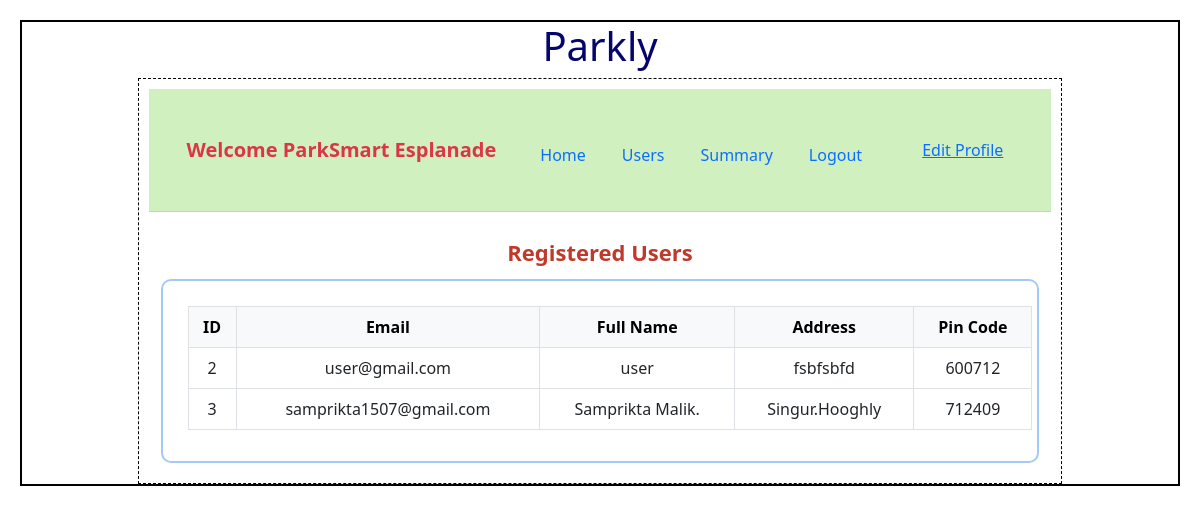
Page /admin/ParkSmart Esplanade/users on the committed database.
### backend/models.py (models this page shows)
class User(db.Model):
    __tablename__="user"
    id=db.Column(db.Integer,primary_key=True)
    email=db.Column(db.String,unique=True,nullable=False)
    password=db.Column(db.String,nullable=False)
    role=db.Column(db.Integer,default=1)
    full_name=db.Column(db.String,nullable=False)
    address=db.Column(db.String,nullable=False)
    pin_code=db.Column(db.Integer,nullable=False)
    reservations=db.relationship("Reservation",cascade="all,delete",backref="user",lazy=True) #user can access their all reservation

### backend/controllers.py (the view)
@app.route("/admin/<name>/users")
def admin_users(name):
    users = User.query.all()
    return render_template("users.html", name=name, users=users)

### templates/users.html
{% extends "admin_layout.html" %}
{% block content %}
<div class="container mt-4">
    <div class="dashboard-title">Registered Users</div>
    <div class="box">
        <table class="table table-bordered text-center">
            <thead class="table-light">
                <tr>
                    <th>ID</th>
                    <th>Email</th>
                    <th>Full Name</th>
                    <th>Address</th>
                    <th>Pin Code</th>
                </tr>
            </thead>
            <tbody>
                {% for user in users %}
                    {% if user.email != "admin@iitm.ac.in" %}
                    <tr>
                        <td>{{ user.id }}</td>
                        <td>{{ user.email }}</td>
                        <td>{{ user.full_name }}</td>
                        <td>{{ user.address }}</td>
                        <td>{{ user.pin_code }}</td>
                    </tr>
                    {% endif %}
                {% endfor %}
            </tbody>
        </table>
    </div>
</div>
{% endblock %}

### static/styles/main.css (style rules this page uses)
* { margin:10px; }
.box { border: 2px solid #a3c9f9; border-radius: 10px; padding: 15px; margin-bottom: 20px; }
body { font-family: Arial, sans-serif; }
.dashboard-title { font-size: 22px; color: #c0392b; font-weight: bold; text-align: center; margin-top: 10px; }

### rows in the picture
User: id "2", email "user@gmail.com", full_name "user", address "fsbfsbfd", pin_code "600712"
User: id "3", email "samprikta1507@gmail.com", full_name "Samprikta Malik.", address "Singur.Hooghly", pin_code "712409"

### other values in the picture
{{ name }} "ParkSmart Esplanade"
